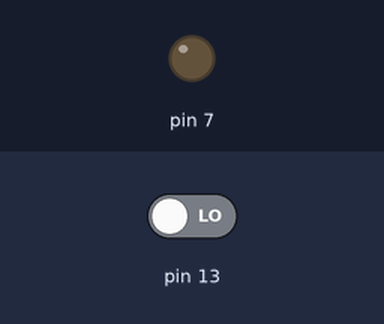
Simulated run of this sketch. Board: Arduino Uno, built with avr-gcc and run on an emulated ATmega328P. Shown: output pins drawn as LEDs (lit = HIGH). Dashed ring = blinking. Inputs (shaded band) come from the test bench; at power-on: pin 13 LOW.

Above: at 1.2 s.
1.3 s: pin 13 driven HIGH
At 1.45 s:
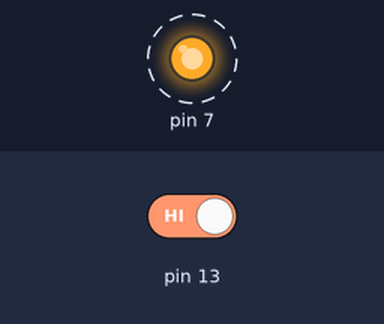
4.3 s: pin 13 driven LOW
At 5.2 s:
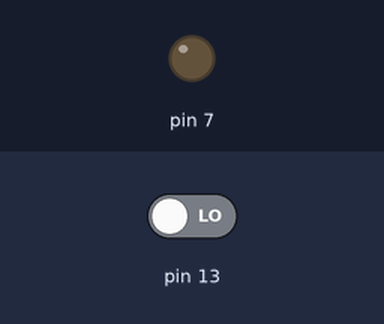
Timing chart, 0 to 7.3 s (numbered marks = the images above; inputs shaded):
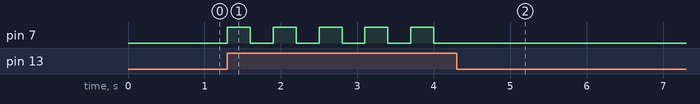

Measured:
- after the input at 1.3 s, pin 7: alternates HIGH for 0.30 s and LOW for 0.30 s, starting at once
- after the input at 4.3 s, pin 7: stops changing and stays LOW

The sketch:

Kod.ino
```cpp
int ledDurum=0; //Led Kapalı Olarak Tanımladık
void setup() {
  pinMode(13,INPUT); //13.Pini Giriş Tanımladık
  pinMode(7,OUTPUT); //7.Pini Çıkış Tanımladık
}
void loop() {
  if(digitalRead(13)==1){ //Butona basınca
    ledDurum = !ledDurum; //LedDurum tersi olsun
    digitalWrite(7,ledDurum); //Açıksa Kapansın
    delay(300); //Bekle       //Kapalıysa Açılsın
  }
}
```
